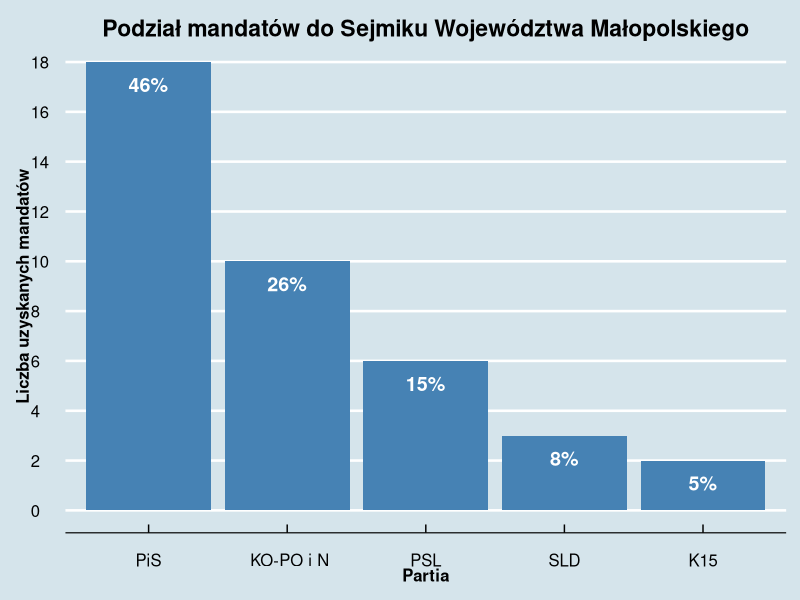

Source code (R):
library(ggthemes)
library(ggplot2)

dane <- read.csv("./dane.csv", sep = ";")


ggplot(data = dane, aes(x=reorder(partia, -mandaty), y=mandaty)) +
  geom_bar(stat="identity", fill="steelblue")+
  theme_economist(base_size = 12)+
  geom_text(aes(label = paste0(round(100*mandaty/sum(mandaty)), "%")), stat = "identity", 
            vjust = 2,colour='white',size=5,fontface=2)+
  scale_y_continuous(breaks=seq(0,20,2))+
  labs(title="Podział mandatów do Sejmiku Województwa Małopolskiego", 
       x="Partia", y = "Liczba uzyskanych mandatów", size = 10)+
  theme(axis.text=element_text(size=12),
       axis.title=element_text(size=12,face="bold"),
       plot.title = element_text(hjust = 0.5))
